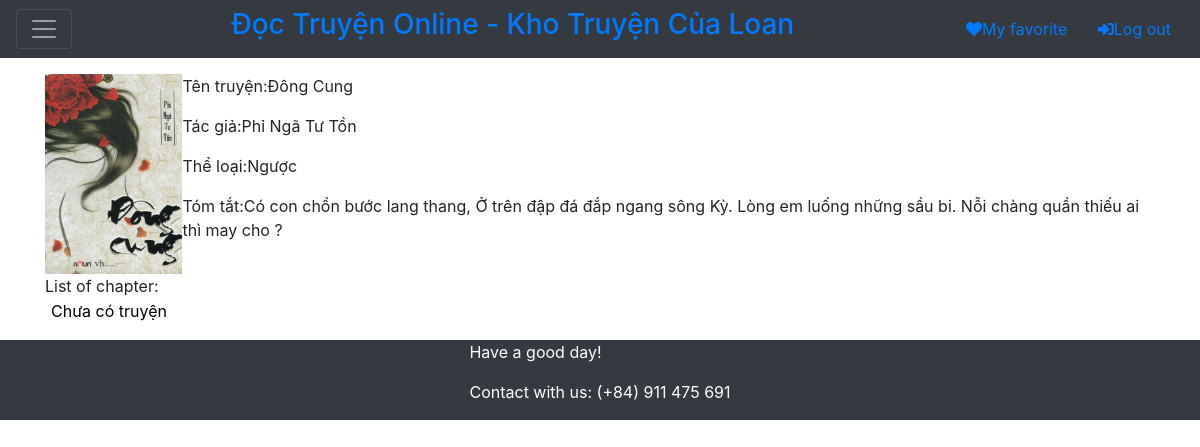
The app's page /view/Content.php?id=5 (signed in) with its own data.
### tables this page shows
create table content(
id int auto_increment primary key,
noChap int,
nameChap varchar(50),
content text,
idStory int,
FOREIGN KEY (idStory) REFERENCES products(id)
);

create table products(
id int auto_increment primary key,
proName varchar(30),
author varchar(50),
type varchar(30),
img varchar(100),
details text);

### view/content.php (the view, shortened to what this page needs)
<?php
    require_once '../database/connectdatabase.php';
    $id = $_GET['id'];
    $sql = "SELECT C.idStory ,C.nameChap, P.proName, P.author, P.type, P.img, P.details, C.id
	FROM products as P, content as C
	WHERE P.id = C.idStory and
	C.idStory = ".$id.";";
	$content=$db->query($sql)->fetch_all();
?>
<html>
<head>
    <link rel="stylesheet" type="text/css" href="../css/sheetStyle.css">
	<link rel="stylesheet" href="https://stackpath.bootstrapcdn.com/bootstrap/4.3.1/css/bootstrap.min.css">
	<link rel="stylesheet" href="https://use.fontawesome.com/releases/v5.4.2/css/all.css">
</head>
<body>
    <?php require_once 'header.php'; ?>
    <div class="container">
        <div>
            <p><?php
                $j=0;
                for($i=0; $i<count($content); $i++){
        	        if($id == $content[$i][0]){
        	        	$j=$i;
        	        }
                }
                echo '<div style="display:flex; justify-content: space-between;"><img src="../img/'.$content[$j][5].'">';
                echo '<div>';
                    echo '<p> Tên truyện:'.$content[$j][2].'</p>';
                    echo '<p>Tác giả:'.$content[$j][3].'</p>';
                    echo '<p>Thể loại:'.$content[$j][4].'</p>';
                    echo '<p>Tóm tắt:'.$content[$j][6].'</p>';
                echo '</div></div>';
                echo "List of chapter: ";
                echo "<form action='detail_content.php' method='get'>";
                for($i=0; $i<count($content); $i++){
                    if($id == $content[$i][0]){
                        echo '<p><button style="border:none; background:none" name="chapter" value="'.$content[$i][1].'">'.$content[$i][1].'</button></p>';
                    }
                }
                echo "</form>";
            ?></p>
        </div>
    </div>
    <?php require_once 'footer.php'?>
</body>
</html>

### view/content.php (style rules this page uses)
img { height: 200px; width: 150px; }

### records on screen
content: idStory.img (picture), idStory.proName "Đông Cung", idStory.author "Phỉ Ngã Tư Tồn", idStory.type "Ngược", idStory.details "Có con chồn bước lang thang, Ở trên đập đá đắp ngang sông Kỳ. Lòng em luống những sầu bi. Nỗi chàng quần thiếu ai thì may cho ?", nameChap "Chưa có truyện"
